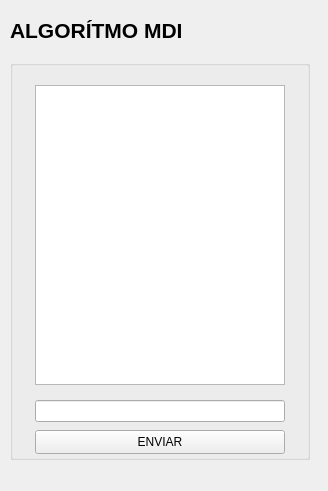
<?xml version="1.0" encoding="UTF-8"?>
<ui version="4.0">
 <class>MainWindow</class>
 <widget class="QMainWindow" name="MainWindow">
  <property name="geometry">
   <rect>
    <x>0</x>
    <y>0</y>
    <width>328</width>
    <height>491</height>
   </rect>
  </property>
  <property name="windowTitle">
   <string>MainWindow</string>
  </property>
  <widget class="QWidget" name="centralwidget">
   <widget class="QGroupBox" name="groupBox">
    <property name="geometry">
     <rect>
      <x>10</x>
      <y>60</y>
      <width>300</width>
      <height>400</height>
     </rect>
    </property>
    <property name="title">
     <string/>
    </property>
    <widget class="QLineEdit" name="lineEdit">
     <property name="geometry">
      <rect>
       <x>25</x>
       <y>340</y>
       <width>250</width>
       <height>22</height>
      </rect>
     </property>
    </widget>
    <widget class="QPushButton" name="pushButton">
     <property name="geometry">
      <rect>
       <x>25</x>
       <y>370</y>
       <width>250</width>
       <height>24</height>
      </rect>
     </property>
     <property name="text">
      <string>ENVIAR</string>
     </property>
     <property name="icon">
      <iconset resource="resource.qrc">
       <normaloff>:/resource/img/send-mail.png</normaloff>:/resource/img/send-mail.png</iconset>
     </property>
    </widget>
    <widget class="QTextEdit" name="textEdit">
     <property name="geometry">
      <rect>
       <x>25</x>
       <y>25</y>
       <width>250</width>
       <height>300</height>
      </rect>
     </property>
    </widget>
   </widget>
   <widget class="QLabel" name="label">
    <property name="geometry">
     <rect>
      <x>280</x>
      <y>20</y>
      <width>31</width>
      <height>31</height>
     </rect>
    </property>
    <property name="text">
     <string/>
    </property>
    <property name="pixmap">
     <pixmap resource="resource.qrc">:/resource/img/g2.png</pixmap>
    </property>
    <property name="scaledContents">
     <bool>true</bool>
    </property>
   </widget>
   <widget class="QLabel" name="label_mdi1">
    <property name="geometry">
     <rect>
      <x>10</x>
      <y>10</y>
      <width>181</width>
      <height>41</height>
     </rect>
    </property>
    <property name="text">
     <string>&lt;html&gt;&lt;head/&gt;&lt;body&gt;&lt;p&gt;&lt;span style=&quot; font-size:16pt; font-weight:700; color:#000000;&quot;&gt;ALGORÍTMO MDI&lt;/span&gt;&lt;/p&gt;&lt;/body&gt;&lt;/html&gt;</string>
    </property>
   </widget>
  </widget>
  <widget class="QMenuBar" name="menubar">
   <property name="geometry">
    <rect>
     <x>0</x>
     <y>0</y>
     <width>328</width>
     <height>22</height>
    </rect>
   </property>
  </widget>
 </widget>
 <resources>
  <include location="resource.qrc"/>
 </resources>
 <connections/>
</ui>
